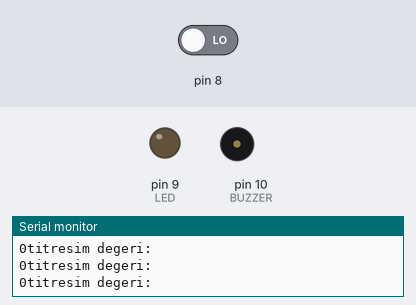
This sketch was run on a simulated Arduino Uno, built with avr-gcc and run on an emulated ATmega328P. On the bench: output pins drawn as LEDs (lit = HIGH), buzzer (waves = sounding, pin HIGH), the last lines printed to the serial monitor. The inputs (shaded band) are chosen by the test bench; at power-on: pin 8 LOW.

Above: at 1.2 s.
1.3 s: pin 8 driven HIGH
At 2.5 s:
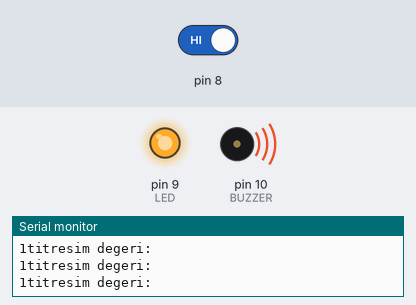
2.8 s: pin 8 driven LOW
At 3.5 s:
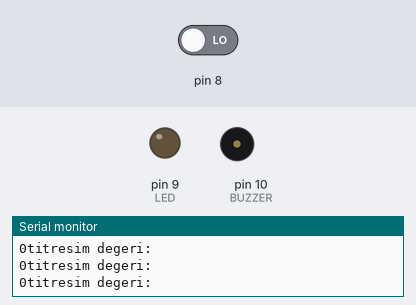
Timing chart, 0 to 5.8 s (numbered marks = the images above; inputs shaded):
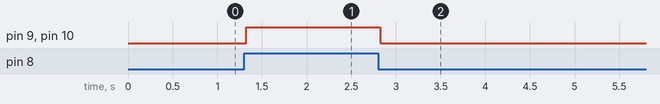

The sketch:

ard_ino_proje.ino
```cpp
#define LED 9
#define BUZZER 10
int sensor;


void setup() {
Serial.begin(9600);
pinMode(sensor,INPUT);
pinMode(LED,OUTPUT);
pinMode(BUZZER,OUTPUT);


}

void loop() {
 sensor=digitalRead(8);
 Serial.print(sensor);
 Serial.println("titresim degeri: ");
 if(sensor){
  digitalWrite(LED,HIGH);
  digitalWrite(BUZZER,HIGH);
 }
 else
 {
  digitalWrite(LED,LOW);
  digitalWrite(BUZZER,LOW);
 }

}
```

Measured:
- after the input at 1.3 s, pin 9 (LED), pin 10 (BUZZER): LOW → HIGH at once
- after the input at 2.8 s, pin 9 (LED), pin 10 (BUZZER): HIGH → LOW at once
